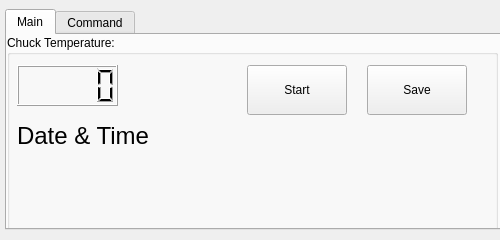
<?xml version="1.0" encoding="UTF-8"?>
<ui version="4.0">
 <class>TempWindow</class>
 <widget class="QWidget" name="TempWindow">
  <property name="geometry">
   <rect>
    <x>0</x>
    <y>0</y>
    <width>500</width>
    <height>240</height>
   </rect>
  </property>
  <property name="sizePolicy">
   <sizepolicy hsizetype="Fixed" vsizetype="Fixed">
    <horstretch>0</horstretch>
    <verstretch>0</verstretch>
   </sizepolicy>
  </property>
  <property name="windowTitle">
   <string>ASIC temperature server</string>
  </property>
  <property name="toolTip">
   <string notr="true"/>
  </property>
  <widget class="QTabWidget" name="tabWidget">
   <property name="geometry">
    <rect>
     <x>5</x>
     <y>9</y>
     <width>500</width>
     <height>221</height>
    </rect>
   </property>
   <property name="currentIndex">
    <number>0</number>
   </property>
   <widget class="QWidget" name="tab">
    <attribute name="title">
     <string>Main</string>
    </attribute>
    <widget class="QGroupBox" name="groupBox">
     <property name="geometry">
      <rect>
       <x>0</x>
       <y>0</y>
       <width>491</width>
       <height>261</height>
      </rect>
     </property>
     <property name="sizePolicy">
      <sizepolicy hsizetype="Expanding" vsizetype="Expanding">
       <horstretch>0</horstretch>
       <verstretch>0</verstretch>
      </sizepolicy>
     </property>
     <property name="title">
      <string>Chuck Temperature: </string>
     </property>
     <property name="flat">
      <bool>false</bool>
     </property>
     <widget class="QLCDNumber" name="lcdTemp">
      <property name="geometry">
       <rect>
        <x>10</x>
        <y>30</y>
        <width>101</width>
        <height>41</height>
       </rect>
      </property>
      <property name="inputMethodHints">
       <set>Qt::ImhDigitsOnly|Qt::ImhFormattedNumbersOnly</set>
      </property>
      <property name="lineWidth">
       <number>1</number>
      </property>
      <property name="smallDecimalPoint">
       <bool>false</bool>
      </property>
      <property name="digitCount">
       <number>5</number>
      </property>
      <property name="value" stdset="0">
       <double>0.000000000000000</double>
      </property>
      <property name="intValue" stdset="0">
       <number>0</number>
      </property>
     </widget>
     <widget class="QPushButton" name="pbStartStop">
      <property name="geometry">
       <rect>
        <x>240</x>
        <y>30</y>
        <width>100</width>
        <height>50</height>
       </rect>
      </property>
      <property name="sizePolicy">
       <sizepolicy hsizetype="Fixed" vsizetype="Fixed">
        <horstretch>0</horstretch>
        <verstretch>0</verstretch>
       </sizepolicy>
      </property>
      <property name="text">
       <string>Start</string>
      </property>
      <property name="checkable">
       <bool>true</bool>
      </property>
     </widget>
     <widget class="QLabel" name="lbDatime">
      <property name="geometry">
       <rect>
        <x>10</x>
        <y>90</y>
        <width>251</width>
        <height>21</height>
       </rect>
      </property>
      <property name="sizePolicy">
       <sizepolicy hsizetype="Preferred" vsizetype="Fixed">
        <horstretch>0</horstretch>
        <verstretch>0</verstretch>
       </sizepolicy>
      </property>
      <property name="font">
       <font>
        <pointsize>18</pointsize>
       </font>
      </property>
      <property name="text">
       <string>Date &amp; Time</string>
      </property>
     </widget>
     <widget class="QPushButton" name="pbSave">
      <property name="geometry">
       <rect>
        <x>360</x>
        <y>30</y>
        <width>100</width>
        <height>50</height>
       </rect>
      </property>
      <property name="sizePolicy">
       <sizepolicy hsizetype="Fixed" vsizetype="Fixed">
        <horstretch>0</horstretch>
        <verstretch>0</verstretch>
       </sizepolicy>
      </property>
      <property name="text">
       <string>Save</string>
      </property>
      <property name="checkable">
       <bool>false</bool>
      </property>
     </widget>
    </widget>
   </widget>
   <widget class="QWidget" name="tab_2">
    <attribute name="title">
     <string>Command</string>
    </attribute>
    <widget class="QWidget" name="layoutWidget">
     <property name="geometry">
      <rect>
       <x>0</x>
       <y>0</y>
       <width>491</width>
       <height>181</height>
      </rect>
     </property>
     <layout class="QVBoxLayout" name="DbusBox">
      <property name="spacing">
       <number>6</number>
      </property>
      <property name="leftMargin">
       <number>0</number>
      </property>
      <property name="topMargin">
       <number>0</number>
      </property>
      <property name="rightMargin">
       <number>0</number>
      </property>
      <property name="bottomMargin">
       <number>0</number>
      </property>
      <item>
       <widget class="QTextBrowser" name="chatHistory">
        <property name="acceptDrops">
         <bool>false</bool>
        </property>
        <property name="toolTip">
         <string>Command sent and received from other modules</string>
        </property>
        <property name="acceptRichText">
         <bool>true</bool>
        </property>
       </widget>
      </item>
      <item>
       <layout class="QHBoxLayout" name="_2">
        <property name="spacing">
         <number>6</number>
        </property>
        <property name="leftMargin">
         <number>0</number>
        </property>
        <property name="topMargin">
         <number>0</number>
        </property>
        <property name="rightMargin">
         <number>0</number>
        </property>
        <property name="bottomMargin">
         <number>0</number>
        </property>
        <item>
         <widget class="QLabel" name="label">
          <property name="text">
           <string>Command:</string>
          </property>
          <property name="buddy">
           <cstring>messageLineEdit</cstring>
          </property>
         </widget>
        </item>
        <item>
         <widget class="QLineEdit" name="messageLineEdit"/>
        </item>
        <item>
         <widget class="QPushButton" name="sendButton">
          <property name="sizePolicy">
           <sizepolicy hsizetype="Minimum" vsizetype="Fixed">
            <horstretch>0</horstretch>
            <verstretch>0</verstretch>
           </sizepolicy>
          </property>
          <property name="toolTip">
           <string>Sends a command</string>
          </property>
          <property name="whatsThis">
           <string/>
          </property>
          <property name="text">
           <string>Send</string>
          </property>
         </widget>
        </item>
       </layout>
      </item>
     </layout>
    </widget>
   </widget>
  </widget>
 </widget>
 <resources/>
 <connections/>
</ui>
